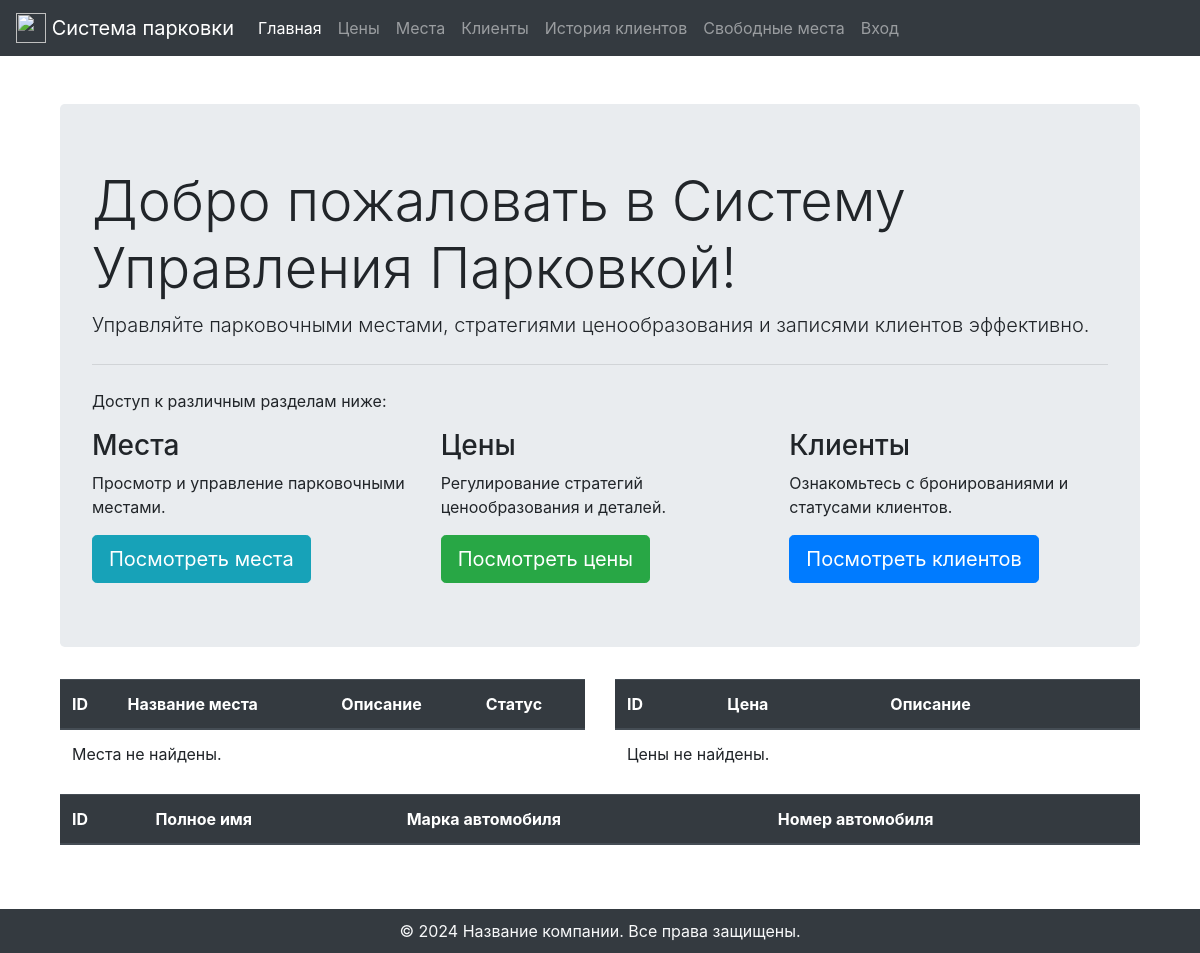
The app's page /, older data.
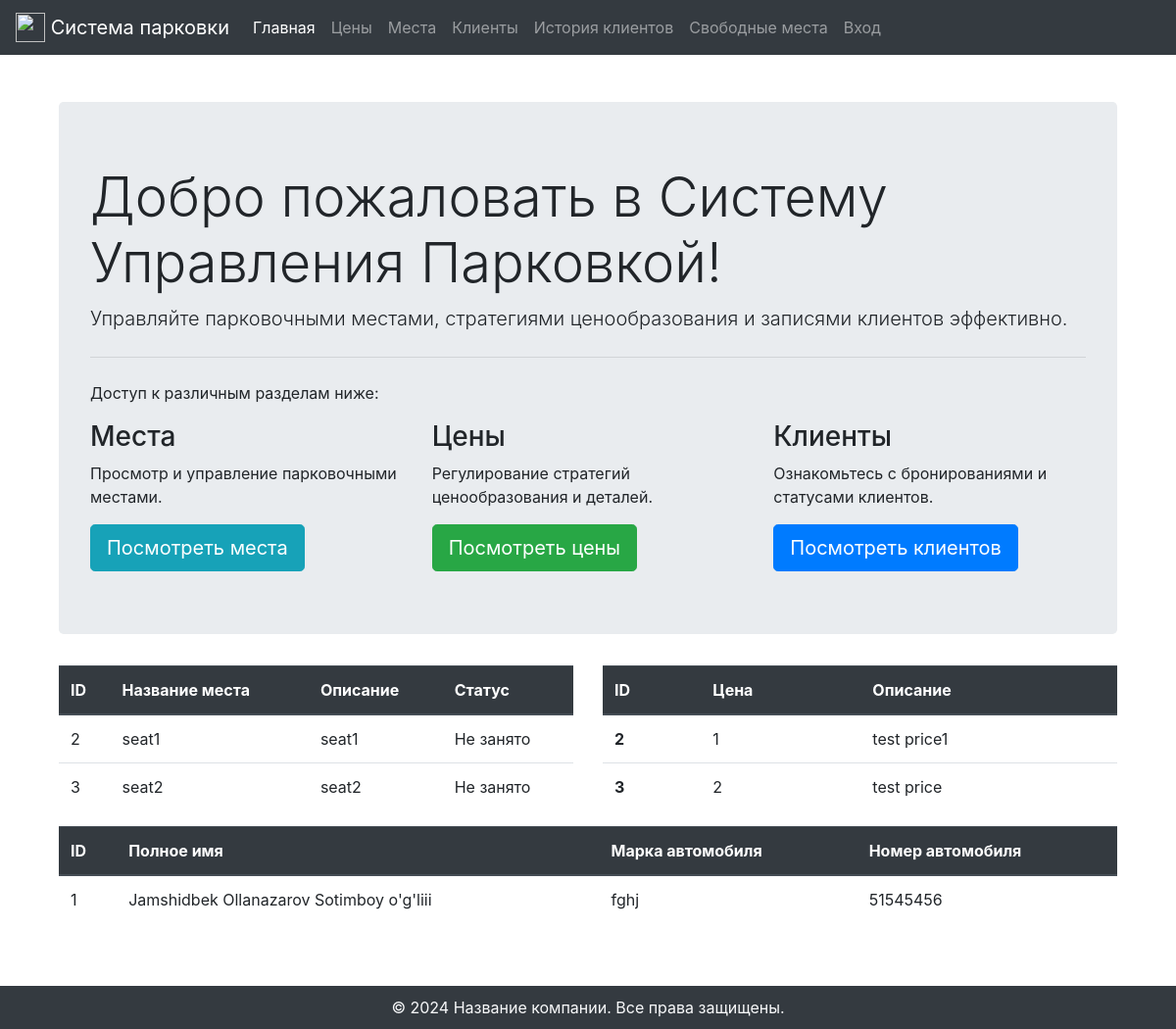
The same page, newer data.
### pages/models.py (models this page shows, shortened)
class Seat(models.Model):
    place_name = models.CharField(max_length=255)  # The max_length should be defined based on your varchar requirements
    explanation = models.TextField(null=True, blank=True)  # The question mark indicates that this field can be null
    status = models.BooleanField(default=False)  # New status field with default set to False

class Price(models.Model):
    price = models.BigIntegerField()
    description = models.TextField()  # Assuming this is a text description; change the field type if it's not text

class Customer(models.Model):
    fullname = models.CharField(max_length=255, null=True, blank=True)
    user = models.ForeignKey(settings.AUTH_USER_MODEL, on_delete=models.CASCADE, editable=False)
    seat = models.ForeignKey('Seat', on_delete=models.CASCADE)
    vehicle_number = models.CharField(max_length=255)
    arrival_time = models.DateTimeField(default=timezone.now)
    leave_time = models.DateTimeField(null=True, blank=True, default=timezone.now() + datetime.timedelta(hours=2))
    stay_time = models.DurationField(null=True, blank=True, editable=False)
    hourly_price = models.ForeignKey('Price', on_delete=models.SET_NULL, null=True)
    total_price = models.BigIntegerField(default=0, editable=False)
    carname = models.CharField(max_length=255, null=True, blank=True)

### pages/views.py (the view)
# urls.py: path('', home_view, name='home'),
def home_view(request):
    seats = Seat.objects.all()[:10]  # Get all seats
    prices = Price.objects.all()[:10]
    customers = Customer.objects.all()[:10]
    return render(request, 'home.html', {'seats': seats, 'customers': customers, 'prices': prices})

### templates/home.html (shortened to what this page needs)
{% extends 'base.html' %}
{% block content %}
<div class="container mt-4 mb-5">
    <div class="jumbotron">
        <h1 class="display-4">Добро пожаловать в Систему Управления Парковкой!</h1>
        <p class="lead">Управляйте парковочными местами, стратегиями ценообразования и записями клиентов эффективно.</p>
        <hr class="my-4">
        <p>Доступ к различным разделам ниже:</p>
        <div class="row">
            <div class="col-md-4">
                <h3>Места</h3>
                <p>Просмотр и управление парковочными местами.</p>
                <a class="btn btn-info btn-lg" href="{% url 'seat-list' %}" role="button">Посмотреть места</a>
            </div>
            <div class="col-md-4">
                <h3>Цены</h3>
                <p>Регулирование стратегий ценообразования и деталей.</p>
                <a class="btn btn-success btn-lg" href="{% url 'price-list' %}" role="button">Посмотреть цены</a>
            </div>
            <div class="col-md-4">
                <h3>Клиенты</h3>
                <p>Ознакомьтесь с бронированиями и статусами клиентов.</p>
                <a class="btn btn-primary btn-lg" href="{% url 'customer-list' %}" role="button">Посмотреть клиентов</a>
            </div>
        </div>
    </div>
    <div class="row">
        <div class="col-md-6">
            <table class="table">
                <thead class="thead-dark">
                    <tr>
                        <th>ID</th>
                        <th>Название места</th>
                        <th>Описание</th>
                        <th>Статус</th>
                    </tr>
                </thead>
                <tbody>
                    {% for seat in seats %}
                    <tr>
                        <td>{{ seat.id }}</td>
                        <td>{{ seat.place_name }}</td>
                        <td>{{ seat.explanation }}</td>
                        <td>
                            {% if seat.status %}
                                Занято
                            {% else %}
                                Не занято
                            {% endif %}
                        </td>
                    </tr>
                    {% empty %}
                    <tr><td colspan="4">Места не найдены.</td></tr>
                    {% endfor %}
                </tbody>
            </table>
        </div>
        <div class="col-md-6">
            <table class="table">
                <thead class="thead-dark">
                    <tr>
                        <th scope="col">ID</th>
                        <th scope="col">Цена</th>
                        <th scope="col">Описание</th>
                    </tr>
                </thead>
                <tbody>
                    {% for price in prices %}
                    <tr>
                        <th scope="row">{{ price.id }}</th>
                        <td>{{ price.price }}</td>
                        <td>{{ price.description }}</td>
                    </tr>
                    {% empty %}
                    <tr>
                        <td colspan="4">Цены не найдены.</td>
                    </tr>
                    {% endfor %}
                </tbody>
            </table>
        </div>
        <div class="col-md-12">
            <table class="table">
                <thead class="thead-dark">
                    <tr>
                        <th>ID</th>
                        <th>Полное имя</th>
                        <th>Марка автомобиля</th>
                        <th>Номер автомобиля</th>
                    </tr>
                </thead>
                <tbody>
                    {% for customer in customers %}
                    <tr>
                        <td>{{ customer.id }}</td>
                        <td>{{ customer.fullname }}</td>
                        <td>{{ customer.carname }}</td>
                        <td>{{ customer.vehicle_number }}</td>
                    </tr>
                    {% endfor %}
                </tbody>
            </table>
        </div>
    </div>
</div>
{% endblock %}

Row changes from the older to the newer data that the page shows:
added Seat: id "2", place_name "seat1", explanation "seat1", status "Не занято"
added Seat: id "3", place_name "seat2", explanation "seat2", status "Не занято"
added Price: id "2", price "1", description "test price1"
added Price: id "3", price "2", description "test price"
added Customer: id "1", fullname "Jamshidbek Ollanazarov Sotimboy o'g'liii", carname "fghj", vehicle_number "51545456"
Text that changed along with them:
text no longer shown: "Места не найдены. Цены не найдены."
